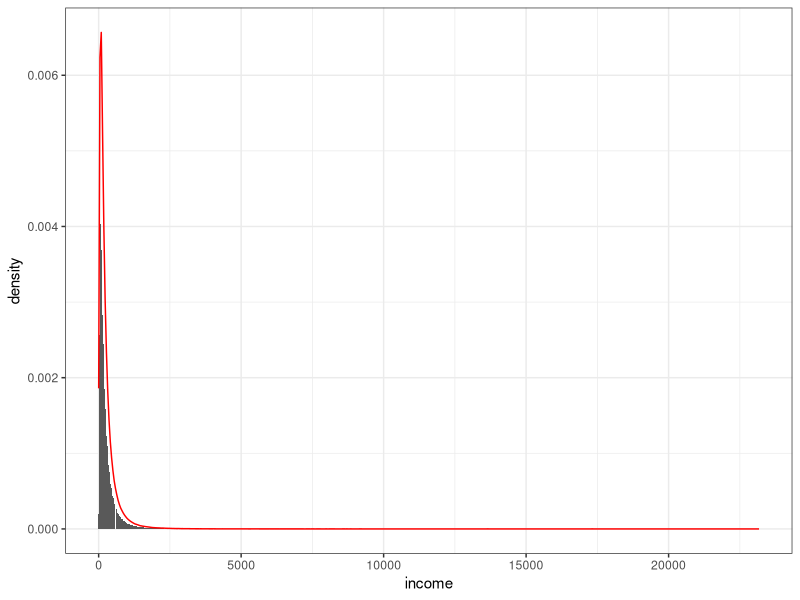
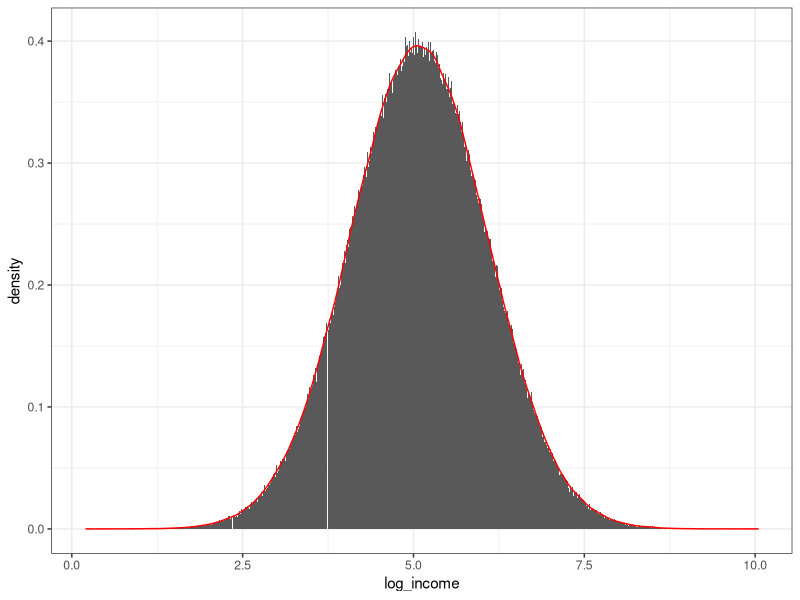
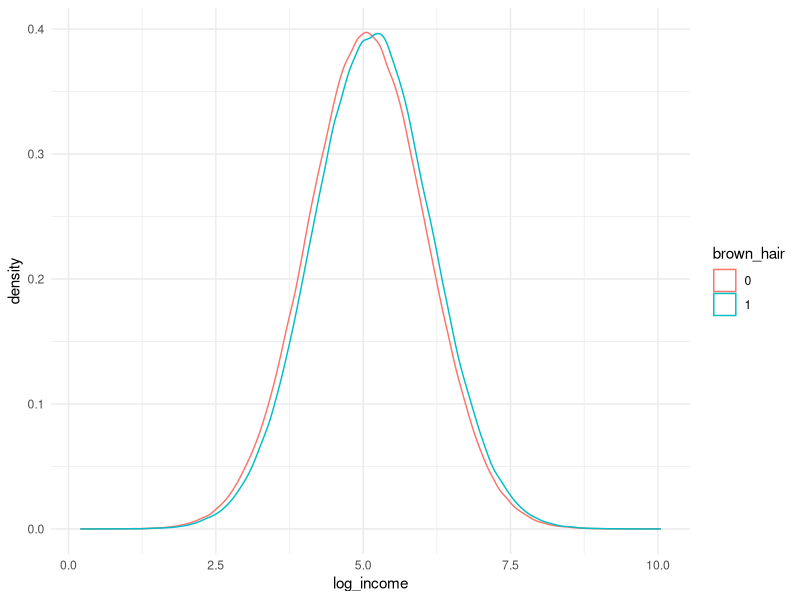
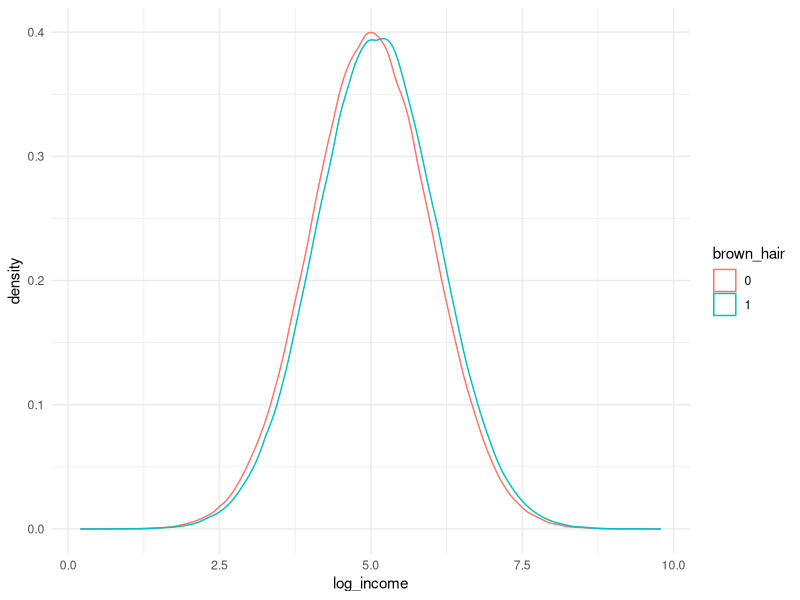
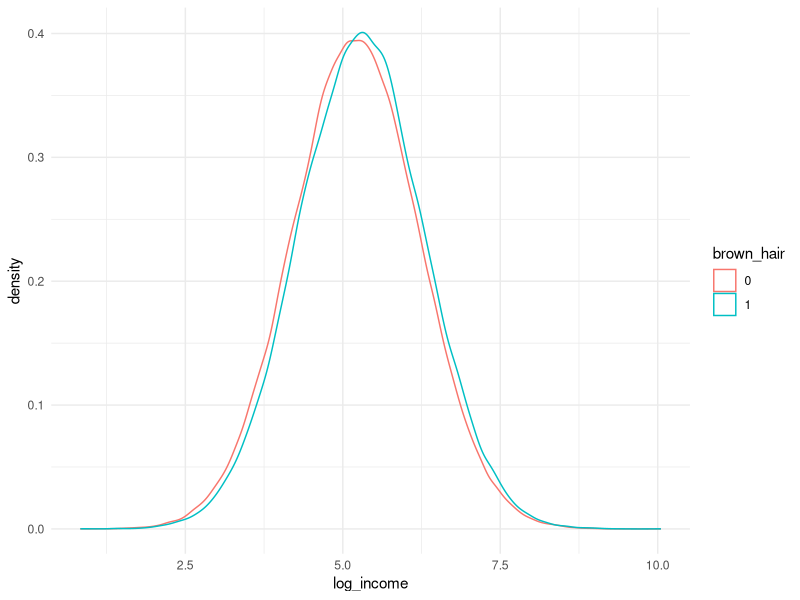
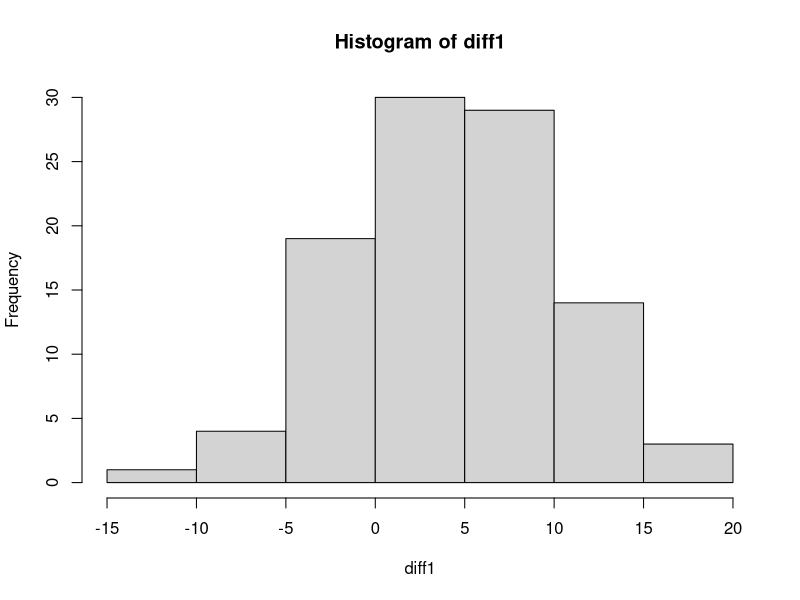
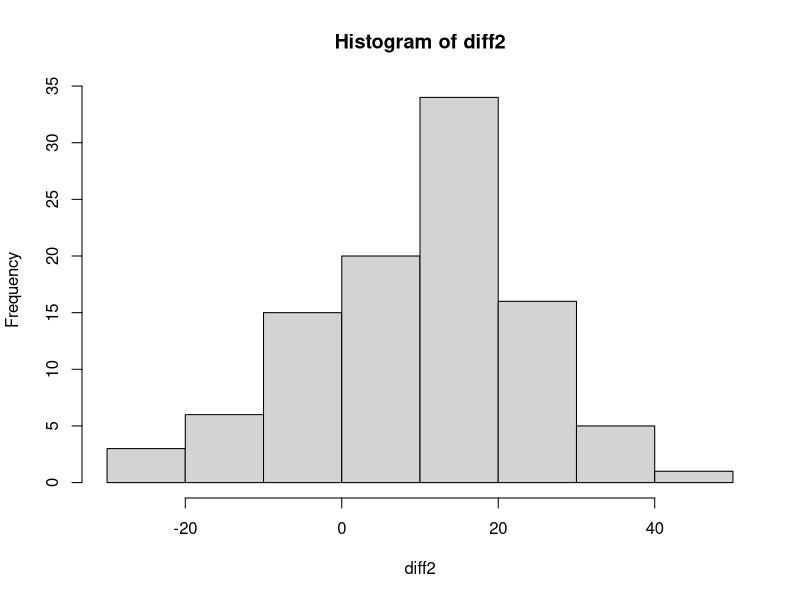
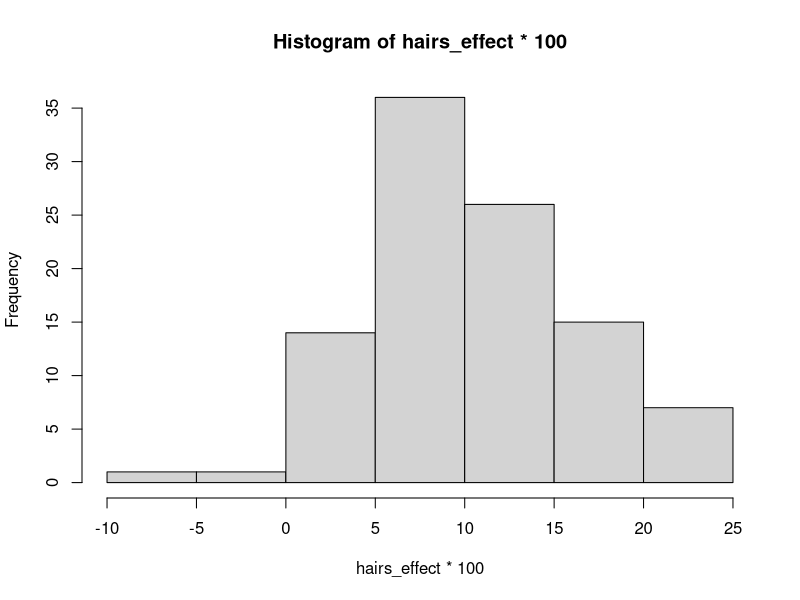

Write R code to recreate these figures, in order.
## ---- chunk 1

library(dplyr)
library(ggplot2)
library(kableExtra)

my_options <- options(
  scipen = 999
)

mk_tbl <- function(data, table_title) {
  data |> 
    kable(caption = table_title, format = "html") |> 
    kable_styling(
      bootstrap_options = c("striped", "hover", "condensed", "responsive"),
      full_width = FALSE,
      position = "center"
    )
}

## ---- chunk 2
#| code-fold: false

# definindo o tamanho da população
pop_size <- 1000000

set.seed(123)
population <- tibble(
  # id do indivíduo
  id = 1:pop_size,
  # gerando uma distribuição binomial, com 30% de probabilidade do usuário em ter um diploma
  college_degree = rbinom(pop_size, size = 1, prob = 0.3),
  # gerando uma distribuição binomial, com 20% de probabilidade do usuário em ter um cabelo castanho
  brown_hair = rbinom(pop_size, size = 1, prob = 0.2)
)

## ---- chunk 3

# sumarizando os dados da população
population |> 
  summarise(
    `college_degree%` = round((sum(college_degree) / n()) * 100, 3),
    `brown_hair%` = round((sum(brown_hair) / n()) * 100, 3)
  ) |> 
  mk_tbl(
    table_title = "Tabela 1. Porcentagem de indivíduos com diploma e cabelo castanho na população gerada"
  )

## ---- chunk 4

set.seed(123)
population <- population |> 
  mutate(
    error_term = rnorm(n = pop_size, mean = 5, sd = 1),
    log_income = brown_hair * 0.1 + college_degree * 0.2 + error_term,
    income = exp(log_income)
  )

## ---- chunk 5

population |> 
  ggplot(
    aes(
      x = income
    )
  ) +
  geom_histogram(
    aes(y = ..density..),
    bins = 1000
  ) +
  geom_density(
    color = "red"
  ) +
  theme_bw()

## ---- chunk 6

population |> 
  ggplot(
    aes(
      x = log_income
    )
  ) +
  geom_histogram(
    aes(y = ..density..),
    bins = 1000
  ) +
  geom_density(
    color = "red"
  ) +
  theme_bw()

## ---- chunk 7

population |> 
  ggplot(
    aes(
      x = log_income,
      group = factor(brown_hair),
      color = factor(brown_hair)
    )
  ) +
  geom_density() +
  theme_minimal() +
  labs(
    color = "brown_hair"
  )

## ---- chunk 8

population |> 
  summarise(
    mean_log_income = mean(log_income),
    .by = c(brown_hair)
  ) |> 
  arrange(
    brown_hair
  ) |> 
  mk_tbl(
    table_title = "Tabela X"
  )

## ---- chunk 9

population |> 
  filter(
    college_degree == 0
  ) |> 
  ggplot(
    aes(
      x = log_income,
      group = factor(brown_hair),
      color = factor(brown_hair)
    )
  ) +
  geom_density() +
  theme_minimal() +
  labs(
    color = "brown_hair"
  )

## ---- chunk 10

population |> 
  filter(
    college_degree == 0
  ) |> 
  summarise(
    mean_log_income = mean(log_income),
    .by = c(brown_hair)
  ) |> 
  arrange(
    brown_hair
  ) |> 
  kable(caption = "Tabela", format = "html") |> 
  kable_styling(
    bootstrap_options = c("striped", "hover", "condensed", "responsive"),
    full_width = FALSE,
    position = "center"
  )

## ---- chunk 11

population |> 
  filter(
    college_degree == 1
  ) |> 
  ggplot(
    aes(
      x = log_income,
      group = factor(brown_hair),
      color = factor(brown_hair)
    )
  ) +
  geom_density() +
  theme_minimal() +
  labs(
    color = "brown_hair"
  )

## ---- chunk 12

population |> 
  filter(
    college_degree == 1
  ) |> 
  summarise(
    mean_log_income = mean(log_income),
    .by = c(brown_hair)
  ) |> 
  arrange(
    brown_hair
  ) |> 
  kable(caption = "Tabela", format = "html") |> 
  kable_styling(
    bootstrap_options = c("striped", "hover", "condensed", "responsive"),
    full_width = FALSE,
    position = "center"
  )

## ---- chunk 13

pop_size <- 1000

diff1 <- c()
diff2 <- c()
hairs_effect <- c()
degree_effect <- c()
for (i in seq(100)) {
  
  college_degree <- rbinom(pop_size, size = 1, prob = 0.3)
  brown_hair <- rbinom(pop_size, size = 1, prob = 0.2)
  
  population <- tibble(
    id = 1:pop_size,
    college_degree = college_degree,
    brown_hair = brown_hair
  )
  
  n_aux <- nrow(filter(population, brown_hair == 0 & college_degree == 0))
  aux <- population |> 
    filter(
      brown_hair == 0 & college_degree == 0
    ) |> 
    select(
      id
    ) |> 
    mutate(
      dye_hair = rbinom(n = n_aux, size = 1, prob = 0.4)
    )
  
  population <- population |> 
    left_join(
      aux,
      by = c("id" = "id")
    ) |> 
    mutate(
      dye_hair = if_else(is.na(dye_hair), 0, dye_hair),
      hair = if_else(brown_hair == 1 | dye_hair == 1, 1, 0),
      error_term = rnorm(n = pop_size, mean = 5, sd = 1),
      log_income = hair * 0.1 + college_degree * 0.2 + error_term,
      income = exp(log_income),
      #test = exp(0.1 * brown_hair + 0.2 * college_degree + error_term)
    )
  
  diff1_ <- (mean(filter(population, hair == 1)$log_income) - mean(filter(population, hair == 0)$log_income)) * 100
  diff2_ <- (mean(filter(population, college_degree == 1 & hair == 1)$log_income) - mean(filter(population, college_degree == 1 & hair == 0)$log_income)) * 100
  
  diff1 <- c(diff1, diff1_)
  diff2 <- c(diff2, diff2_)
  
  model <- lm(
    log_income ~ hair + college_degree,
    data = population
  )
  hair_ <- unname(coef(model)[2])
  degree_ <- unname(coef(model)[3])
  hairs_effect <- c(hairs_effect, hair_)
  degree_effect <- c(degree_effect, degree_)
  
}

## ---- chunk 14

population |> 
  summarise(
    sum(hair) / n()
  )

## ---- chunk 15

population |> 
  filter(
    college_degree == 0
  ) |> 
  summarise(
    sum(hair) / n()
  )

## ---- chunk 16

population |> 
  filter(
    college_degree == 1
  ) |> 
  summarise(
    sum(hair) / n()
  )

## ---- chunk 17

hist(diff1)

## ---- chunk 18

hist(diff2)

## ---- chunk 19

sum(population$college_degree)
sum(population$brown_hair)

## ---- chunk 20

population |> 
  filter(
    brown_hair == 0 & 
      college_degree == 0 
  ) |> 
  summarise(
    n = n(),
    s = sum(dye_hair),
    perc = (s / n) * 100
  )

## ---- chunk 21

sum(population$hair)

## ---- chunk 22

hist(hairs_effect * 100)

## ---- chunk 23

hist(degree_effect * 100)
